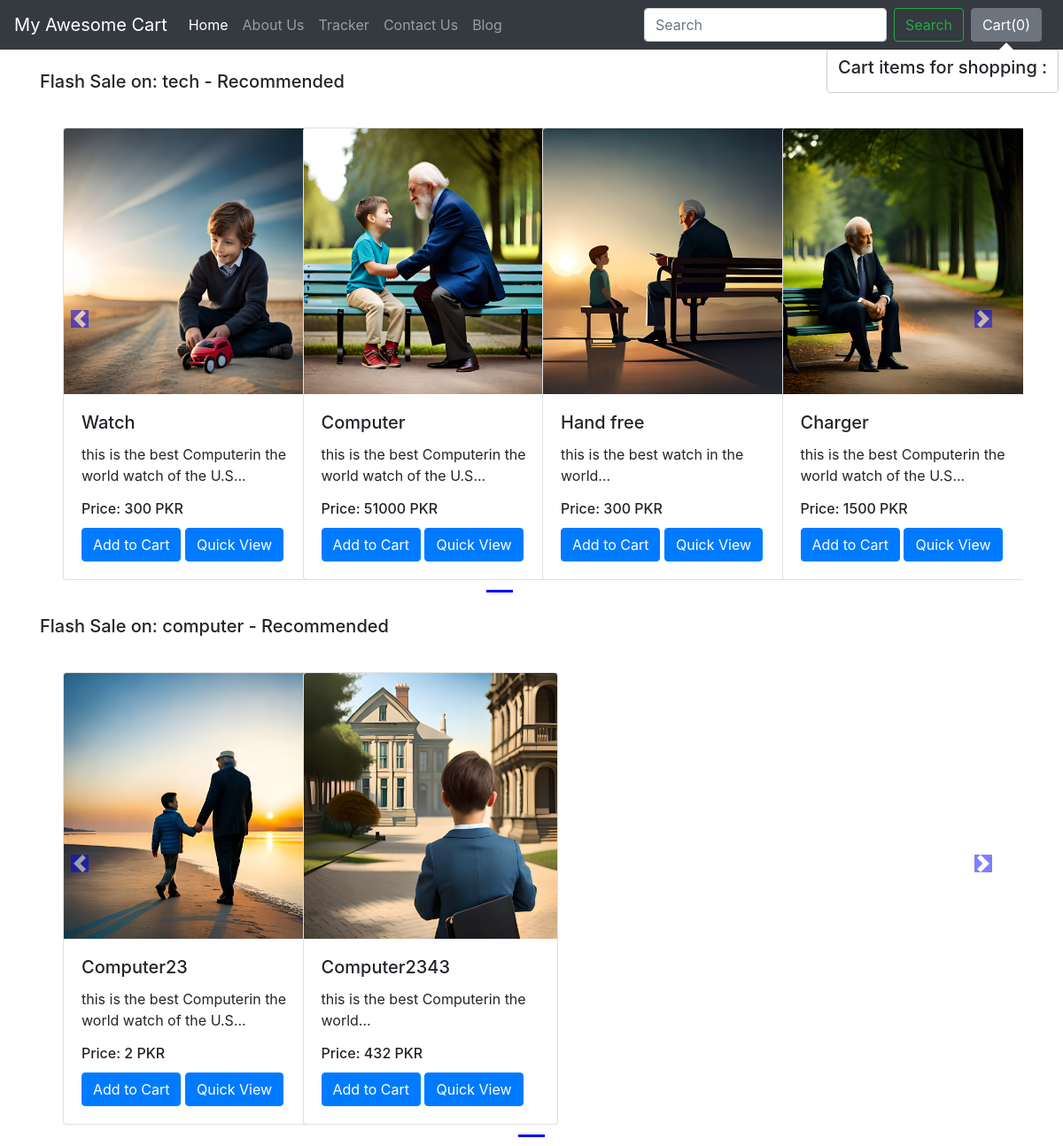
The app's page /shop/ with its own data.
### shop/models.py (models this page shows, shortened)
class Product(models.Model):
    product_id = models.AutoField
    product_name = models.CharField(max_length=50)
    category = models.CharField(max_length=50, default="")
    subcategory = models.CharField(max_length=50, default="")
    price = models.IntegerField(default=0)
    desc = models.CharField(max_length=300)
    pub_date = models.DateField()
    image = models.ImageField(upload_to="shop/images", default="")

### shop/views.py (the view)
# urls.py: path("", views.index, name='blogHome'),
def index(request):
    allProds = []
    catprods = Product.objects.values('category', 'id')
    cats = {item['category'] for item in catprods}
    for cat in cats:
        prod = Product.objects.filter(category=cat)
        n = len(prod)
        nSlides = n // 4 + ceil((n / 4) - (n // 4))
        allProds.append([prod, range(1, nSlides), nSlides])
    params = {'allProds': allProds}
    return render(request, 'shop/index.html', params)

### shop/templates/shop/index.html (shortened to what this page needs)
{% extends 'shop/basic.html' %}
{% load static %}
{% block body %}
<div class="container">
    {% for product, range, nSlides in allProds %}
    <h5 class="my-4"> Flash Sale on: {{product.0.category}} - Recommended </h5>
    <div class="row">
        <div id="demo{{forloop.counter}}" class="col carousel slide my-3" data-ride="carousel">
            <ul class="carousel-indicators">
                <li data-target="#demo{{forloop.counter}}" data-slide-to="0" class="active"></li>
                {% for i in range %}
                <li data-target="#demo{{forloop.parentloop.counter}}" data-slide-to="{{i}}"></li>
                {% endfor %}
            </ul>
            <div class="container carousel-inner no-padding">
                <div class="carousel-item active">
                    {% for i in product %}
                    <div class="col-xs-3 col-sm-3 col-md-3">
                        <div class="card align-item-center" style="width: 18rem;">
                            <img src='/media/{{i.image}}' class="card-img-top" alt="...">
                            <div class="card-body">
                                <h5 class="card-title" id="namepr{{i.id}}">{{i.product_name}}</h5>
                                <p class="card-text">{{i.desc|slice:"0:55"}}...</p>
                                <h6 class="card-title">Price: <span id="pricepr{{i.id}}">{{i.price}}</span> PKR</h6>
                                <span id="divpr{{i.id}}" class="divpr">
                                    <button id="pr{{i.id}}" class="btn btn-primary cart">Add to Cart</button>
                                </span>
                                <a href="/shop/products/{{i.id}}">
                                    <button id="qv{{i.id}}" class="btn btn-primary cart">Quick View</button>
                                </a>
                            </div>
                        </div>
                    </div>
                    {% if forloop.counter|divisibleby:4 and forloop.counter > 0 and not forloop.last %}
                </div>
                <div class="carousel-item">
                    {% endif %}
                    {% endfor %}
                </div>
            </div>
        </div>
        <a class="carousel-control-prev" href="#demo{{forloop.counter}}" data-slide="prev">
            <span class="carousel-control-prev-icon"></span>
        </a>
        <a class="carousel-control-next" href="#demo{{forloop.counter}}" data-slide="next">
            <span class="carousel-control-next-icon"></span>
        </a>
    </div>
    {% endfor %}
</div>
{% endblock %}

### shop/templates/shop/basic.html (shortened to what this page needs)
<!doctype html>
<html lang="en">
  <head>
    <link rel="stylesheet" href="https://stackpath.bootstrapcdn.com/bootstrap/4.2.1/css/bootstrap.min.css">
  </head>
  <body>
    <nav class="navbar navbar-expand-lg navbar-dark bg-dark">
  <a class="navbar-brand" href="/shop">My Awesome Cart</a>
  <div class="collapse navbar-collapse" id="navbarSupportedContent">
    <ul class="navbar-nav mr-auto">
      <li class="nav-item active">
        <a class="nav-link" href="/shop">Home <span class="sr-only">(current)</span></a>
      </li>
      <li class="nav-item">
        <a class="nav-link" href="/shop/about">About Us</a>
      </li>
        <li class="nav-item">
        <a class="nav-link" href="/shop/tracker">Tracker</a>
      </li>
        <li class="nav-item">
        <a class="nav-link" href="/shop/contact">Contact Us</a>
      </li> <li class="nav-item">
        <a class="nav-link" href="/blog">Blog</a>
      </li>
    </ul>
    <form method="get" action="/shop/search/" class="form-inline my-2 my-lg-0">
      <input class="form-control mr-sm-2" type="search" placeholder="Search" aria-label="Search" name="search" id="search" required>
      <button class="btn btn-outline-success my-2 my-sm-0" type="submit">Search</button>
    </form>
      <button type="button" class="btn btn-secondary mx-2" id="popcart" data-container="body" data-toggle="popover" data-placement="bottom" data-html="true" data-data-content="Vivamus
       sagittis lacus vel augue laoreet rutrum faucibus.">
 Cart(<span id="cart">0</span>)
</button>
  </div>
</nav>
{% block body %} {% endblock %}
  </body>
</html>

### records on screen
Product: category "tech", image (picture), product_name "Watch", desc "this is the best Computerin the world watch of the U.S", price "300"
Product: image (picture), product_name "Computer", desc "this is the best Computerin the world watch of the U.S", price "51000"
Product: image (picture), product_name "Hand free", desc "this is the best watch in the world", price "300"
Product: image (picture), product_name "Charger", desc "this is the best Computerin the world watch of the U.S", price "1500"
Product: category "computer", image (picture), product_name "Computer23", desc "this is the best Computerin the world watch of the U.S", price "2"
Product: image (picture), product_name "Computer2343", desc "this is the best Computerin the world", price "432"
